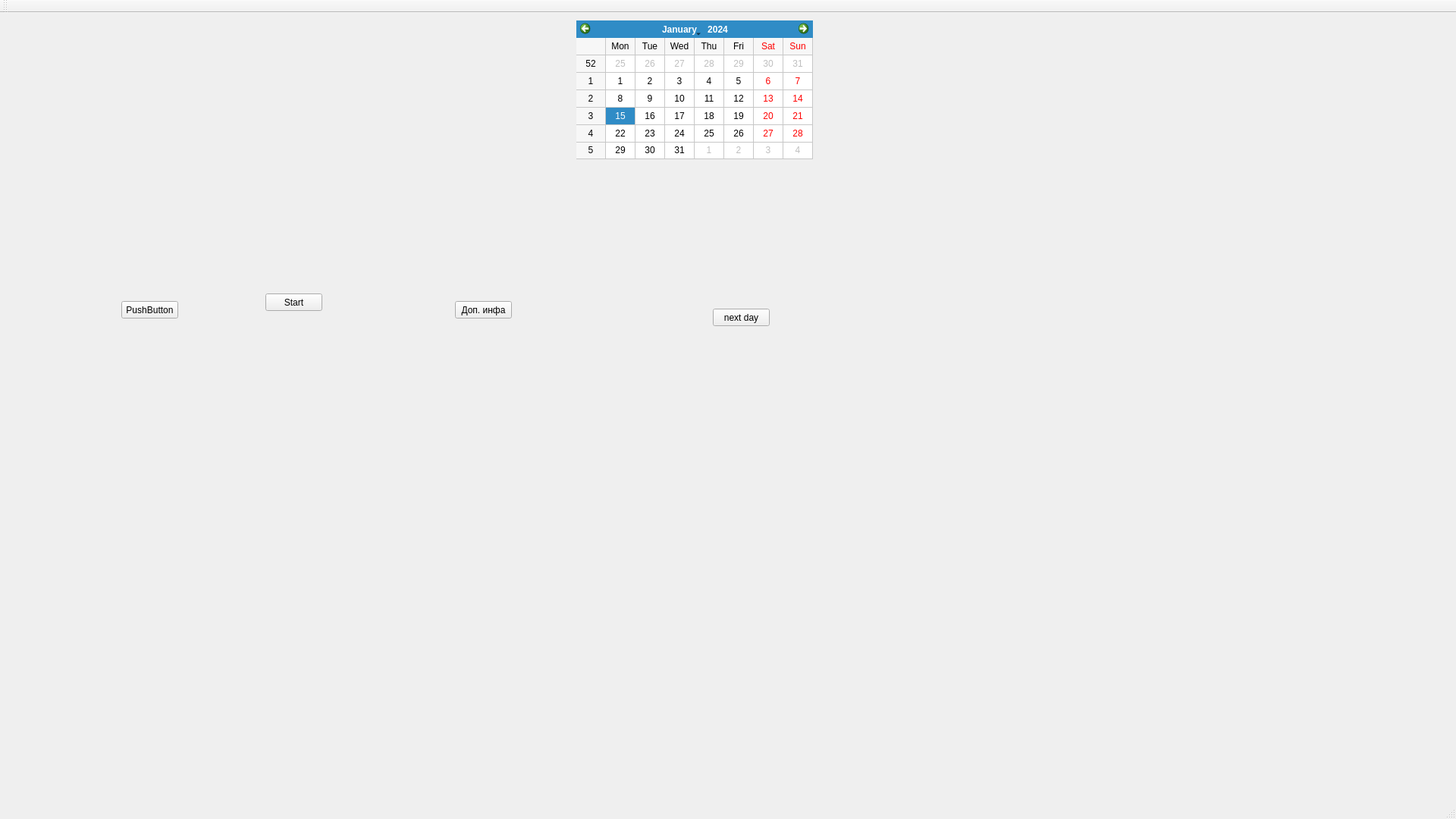
<?xml version="1.0" encoding="UTF-8"?>
<ui version="4.0">
 <class>MainWindow</class>
 <widget class="QMainWindow" name="MainWindow">
  <property name="enabled">
   <bool>true</bool>
  </property>
  <property name="geometry">
   <rect>
    <x>0</x>
    <y>0</y>
    <width>1920</width>
    <height>1080</height>
   </rect>
  </property>
  <property name="windowTitle">
   <string>MainWindow</string>
  </property>
  <widget class="QWidget" name="centralWidget">
   <widget class="QPushButton" name="pushButton">
    <property name="enabled">
     <bool>true</bool>
    </property>
    <property name="geometry">
     <rect>
      <x>160</x>
      <y>380</y>
      <width>75</width>
      <height>23</height>
     </rect>
    </property>
    <property name="text">
     <string>PushButton</string>
    </property>
   </widget>
   <widget class="QCalendarWidget" name="calendarWidget">
    <property name="geometry">
     <rect>
      <x>760</x>
      <y>10</y>
      <width>312</width>
      <height>183</height>
     </rect>
    </property>
    <property name="gridVisible">
     <bool>true</bool>
    </property>
    <property name="dateEditEnabled">
     <bool>false</bool>
    </property>
   </widget>
   <widget class="QPushButton" name="pushButton_2">
    <property name="geometry">
     <rect>
      <x>940</x>
      <y>390</y>
      <width>75</width>
      <height>23</height>
     </rect>
    </property>
    <property name="text">
     <string>next day</string>
    </property>
   </widget>
   <widget class="QPushButton" name="start_game">
    <property name="geometry">
     <rect>
      <x>350</x>
      <y>370</y>
      <width>75</width>
      <height>23</height>
     </rect>
    </property>
    <property name="text">
     <string>Start</string>
    </property>
   </widget>
   <widget class="QPushButton" name="pushButton_3">
    <property name="geometry">
     <rect>
      <x>600</x>
      <y>380</y>
      <width>75</width>
      <height>23</height>
     </rect>
    </property>
    <property name="text">
     <string>Доп. инфа</string>
    </property>
   </widget>
   <widget class="QLabel" name="picture">
    <property name="geometry">
     <rect>
      <x>0</x>
      <y>0</y>
      <width>992</width>
      <height>512</height>
     </rect>
    </property>
    <property name="text">
     <string/>
    </property>
   </widget>
   <zorder>picture</zorder>
   <zorder>pushButton</zorder>
   <zorder>calendarWidget</zorder>
   <zorder>pushButton_2</zorder>
   <zorder>start_game</zorder>
   <zorder>pushButton_3</zorder>
  </widget>
  <widget class="QMenuBar" name="menuBar">
   <property name="geometry">
    <rect>
     <x>0</x>
     <y>0</y>
     <width>1920</width>
     <height>21</height>
    </rect>
   </property>
  </widget>
  <widget class="QToolBar" name="mainToolBar">
   <attribute name="toolBarArea">
    <enum>TopToolBarArea</enum>
   </attribute>
   <attribute name="toolBarBreak">
    <bool>false</bool>
   </attribute>
  </widget>
  <widget class="QStatusBar" name="statusBar"/>
 </widget>
 <layoutdefault spacing="6" margin="11"/>
 <resources/>
 <connections>
  <connection>
   <sender>start_game</sender>
   <signal>clicked()</signal>
   <receiver>start_game</receiver>
   <slot>hide()</slot>
   <hints>
    <hint type="sourcelabel">
     <x>347</x>
     <y>204</y>
    </hint>
    <hint type="destinationlabel">
     <x>347</x>
     <y>204</y>
    </hint>
   </hints>
  </connection>
  <connection>
   <sender>start_game</sender>
   <signal>clicked()</signal>
   <receiver>pushButton</receiver>
   <slot>show()</slot>
   <hints>
    <hint type="sourcelabel">
     <x>347</x>
     <y>204</y>
    </hint>
    <hint type="destinationlabel">
     <x>199</x>
     <y>364</y>
    </hint>
   </hints>
  </connection>
  <connection>
   <sender>start_game</sender>
   <signal>clicked()</signal>
   <receiver>calendarWidget</receiver>
   <slot>show()</slot>
   <hints>
    <hint type="sourcelabel">
     <x>347</x>
     <y>204</y>
    </hint>
    <hint type="destinationlabel">
     <x>650</x>
     <y>133</y>
    </hint>
   </hints>
  </connection>
  <connection>
   <sender>start_game</sender>
   <signal>clicked()</signal>
   <receiver>pushButton_2</receiver>
   <slot>show()</slot>
   <hints>
    <hint type="sourcelabel">
     <x>347</x>
     <y>204</y>
    </hint>
    <hint type="destinationlabel">
     <x>707</x>
     <y>344</y>
    </hint>
   </hints>
  </connection>
  <connection>
   <sender>start_game</sender>
   <signal>clicked()</signal>
   <receiver>pushButton_3</receiver>
   <slot>show()</slot>
   <hints>
    <hint type="sourcelabel">
     <x>347</x>
     <y>204</y>
    </hint>
    <hint type="destinationlabel">
     <x>427</x>
     <y>334</y>
    </hint>
   </hints>
  </connection>
  <connection>
   <sender>start_game</sender>
   <signal>clicked()</signal>
   <receiver>picture</receiver>
   <slot>show()</slot>
   <hints>
    <hint type="sourcelabel">
     <x>387</x>
     <y>414</y>
    </hint>
    <hint type="destinationlabel">
     <x>495</x>
     <y>288</y>
    </hint>
   </hints>
  </connection>
 </connections>
</ui>
